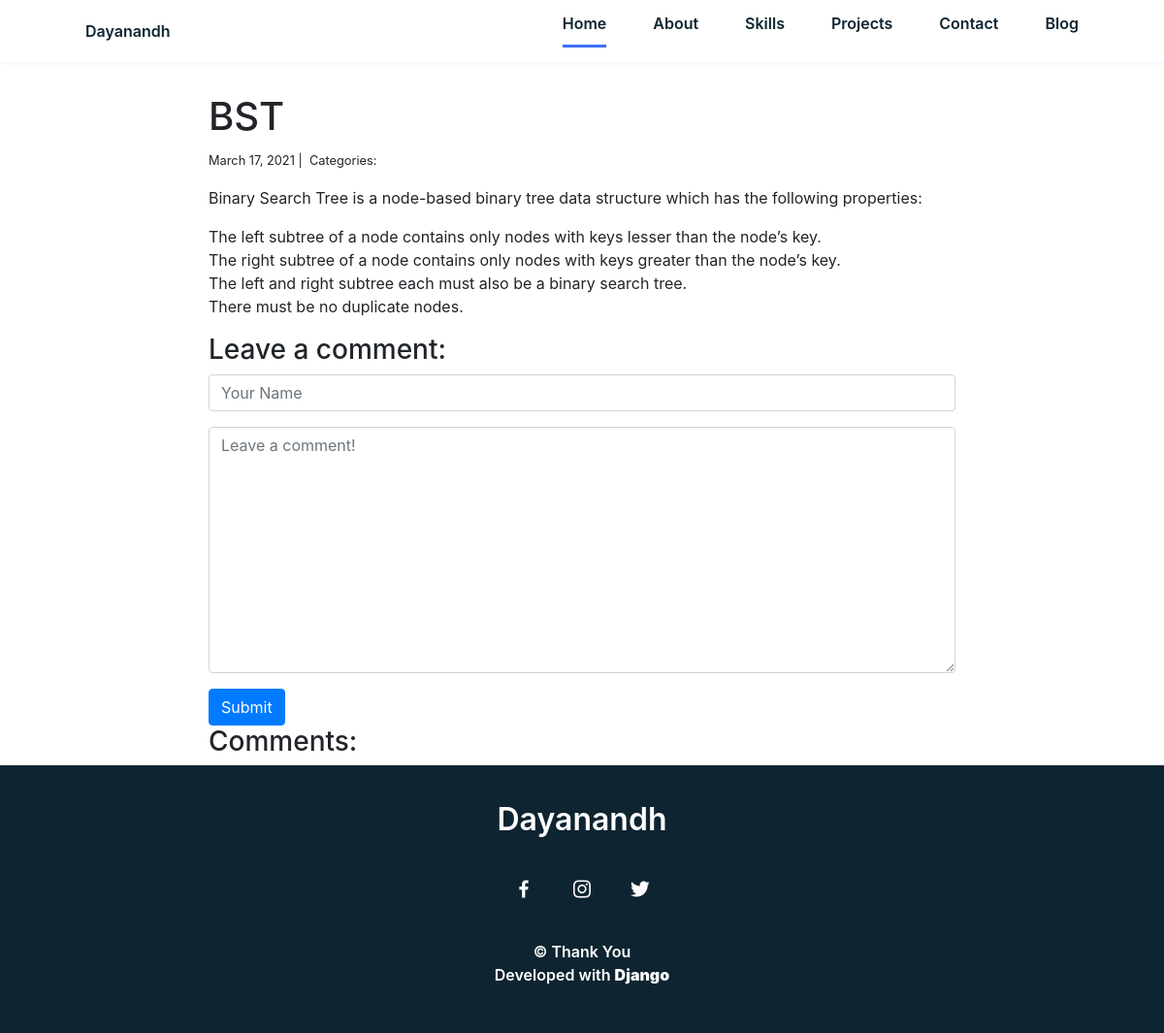
The app's page /blog/4/ with its own data.
### blog/models.py (models this page shows)
class Post(models.Model):
    title = models.CharField(max_length=255)
    body = models.TextField()
    created_on = models.DateTimeField(auto_now_add = True)
    last_modified = models.DateTimeField(auto_now=True)
    catergories = models.ManyToManyField('Category', related_name='posts')

### blog/views.py (the view, shortened to what this page needs)
# urls.py: path("<int:pk>/", views.blog_detail, name="blog_detail"),
def blog_detail(request, pk):
    post = Post.objects.get(pk=pk)
    comments = Comment.objects.filter(post=post)
    form = CommentForm()
    context = {
        'post':post,
        "comments":comments,
        "form":form
    }
    return render(request, "blog_detail.html", context)

### blog/forms.py
class CommentForm(forms.Form):
    author = forms.CharField(
        max_length=60,
        widget=forms.TextInput(attrs={
            "class": "form-control",
            "placeholder": "Your Name"
        })
    )
    body = forms.CharField(widget=forms.Textarea(
        attrs={
            "class": "form-control",
            "placeholder": "Leave a comment!"
        })
    )

### blog/templates/blog_detail.html (shortened to what this page needs)
{% extends "base.html" %}
{% block page_content %}
<link rel="stylesheet" href="https://stackpath.bootstrapcdn.com/bootstrap/4.1.3/css/bootstrap.min.css">
<div class="col-md-8 offset-md-2">
    <br><br>
    <br><br>
    <h1>{{ post.title }}</h1>
    <small>
        {{ post.created_on.date }} |&nbsp;
        Categories:&nbsp;
    </small>
    <p>{{ post.body | linebreaks }}</p>
    <h3>Leave a comment:</h3>
    <form action="/blog/{{ post.pk }}/" method="post">
        <div class="form-group">
            {{ form.author }}
        </div>
        <div class="form-group">
            {{ form.body }}
        </div>
        <button type="submit" class="btn btn-primary">Submit</button>
    </form>
    <h3>Comments:</h3>
</div>
{% endblock %}

### home/static/css/styles.css (style rules this page uses)
:root { --header-height: 3rem; --font-semi: 600; }
:root { --first-color: #4070F4; --second-color: #0E2431; }
:root { --body-font: 'Poppins', sans-serif; --big-font-size: 2rem; --h2-font-size: 1.25rem; --normal-font-size: 0.938rem; }
@media screen and (min-width: 768px) { :root { --big-font-size: 3.5rem; --h2-font-size: 2rem; --normal-font-size: 1rem; } }
:root { --mb-1: 0.5rem; --mb-2: 1rem; --mb-3: 1.5rem; --mb-4: 2rem; --mb-5: 2.5rem; --mb-6: 3rem; }
:root { --z-back: -10; --z-normal: 1; --z-tooltip: 10; --z-fixed: 100; }
*,::before,::after { box-sizing: border-box; }
html { scroll-behavior: smooth; }
body { margin: var(--header-height) 0 0 0; font-family: var(--body-font); font-size: var(--normal-font-size); color: var(--second-color); }
h1,h2,p { margin: 0; }
@media screen and (min-width: 768px) { body { margin: 0; } }

### records on screen
Post: title "BST", created_on "March 17, 2021", body "Binary Search Tree is a node-based binary tree data structure which has the following properties: The left subtree of a node contains only nodes with keys lesser than the node’s key. The right subtree of a node contains only nodes with keys greater than the node’s key. The left and right subtree each must also be a binary search tree. There must be no duplicate nodes."
